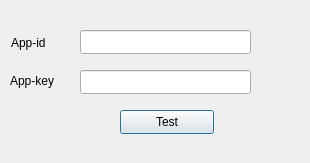
<?xml version="1.0" encoding="UTF-8"?>
<ui version="4.0">
 <class>Dialog</class>
 <widget class="QDialog" name="Dialog">
  <property name="geometry">
   <rect>
    <x>0</x>
    <y>0</y>
    <width>310</width>
    <height>163</height>
   </rect>
  </property>
  <property name="windowTitle">
   <string>Dialog</string>
  </property>
  <widget class="QLabel" name="lblAppId">
   <property name="geometry">
    <rect>
     <x>11</x>
     <y>33</y>
     <width>41</width>
     <height>20</height>
    </rect>
   </property>
   <property name="text">
    <string>App-id</string>
   </property>
  </widget>
  <widget class="QLabel" name="lblAppKey">
   <property name="geometry">
    <rect>
     <x>10</x>
     <y>70</y>
     <width>71</width>
     <height>21</height>
    </rect>
   </property>
   <property name="text">
    <string>App-key</string>
   </property>
  </widget>
  <widget class="QLineEdit" name="txtAppId">
   <property name="geometry">
    <rect>
     <x>80</x>
     <y>30</y>
     <width>171</width>
     <height>24</height>
    </rect>
   </property>
  </widget>
  <widget class="QLineEdit" name="txtAppKey">
   <property name="geometry">
    <rect>
     <x>80</x>
     <y>70</y>
     <width>171</width>
     <height>24</height>
    </rect>
   </property>
  </widget>
  <widget class="QPushButton" name="btnTest">
   <property name="geometry">
    <rect>
     <x>120</x>
     <y>110</y>
     <width>94</width>
     <height>24</height>
    </rect>
   </property>
   <property name="text">
    <string>Test</string>
   </property>
  </widget>
 </widget>
 <resources/>
 <connections>
  <connection>
   <sender>btnTest</sender>
   <signal>clicked()</signal>
   <receiver>Dialog</receiver>
   <slot>btnTest_clicked()</slot>
   <hints>
    <hint type="sourcelabel">
     <x>151</x>
     <y>120</y>
    </hint>
    <hint type="destinationlabel">
     <x>22</x>
     <y>129</y>
    </hint>
   </hints>
  </connection>
 </connections>
 <slots>
  <slot>btnTest_clicked()</slot>
 </slots>
</ui>
